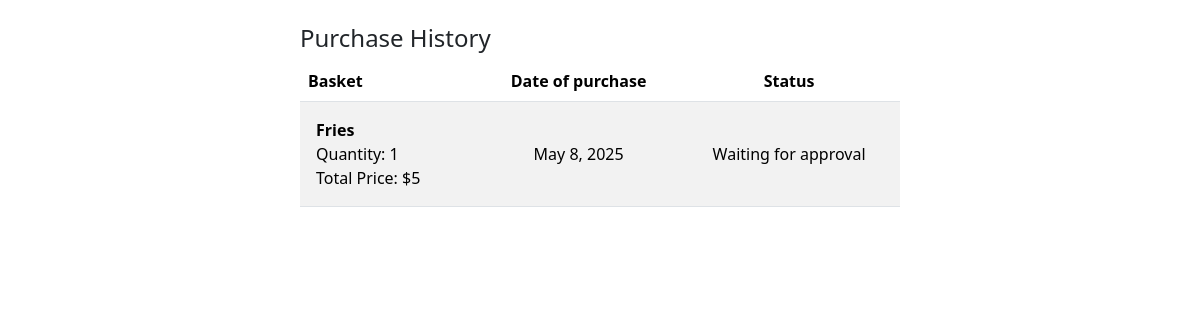
/purchase-history/4 (signed in), run on the app's committed database.
### store/models.py (models this page shows)
class Basket(models.Model):
  customer = models.ForeignKey(User, on_delete=models.SET_NULL, null=True, blank=True)
  products = models.JSONField()
  BASKET_STATUS = (('a', 'Approved'), ('d', 'Denied'), ('w', 'Waiting for approval'))
  status = models.CharField(
    max_length=1,
    choices=BASKET_STATUS,
    blank=True,
    default='w',
    help_text='Basket status'
  )
  date_created = models.DateField(null=True, blank=True)
  date_modified = models.DateField(null=True, blank=True)

### store/views.py (the view)
# urls.py: path('purchase-history/', views.PurchaseHistoryView.as_view(), name='customer-purchase-history'),
class PurchaseHistoryView(PermissionRequiredMixin, LoginRequiredMixin, generic.ListView):
  model = Basket
  context_object_name = 'purchase_history'
  template_name = 'purchase_history.html'
  permission_required = "store.view_basket"
  def get_queryset(self):
    pk = self.kwargs.get('pk')
    user = self.request.user
    if pk:
      if user.groups.filter(name="staff").exists():
        return Basket.objects.filter(customer__pk=pk)
      else:
        raise PermissionDenied("You don't have permission to perform this action.")
    return Basket.objects.filter(customer=user)

### store/templates/purchase_history.html (shortened to what this page needs)
{% extends "master.html" %}
{% block content %}
<div class="d-flex justify-content-center g-2 mt-4">
  <div class="col-6">
    <h4>Purchase History</h4>
    <table class="table table-striped">
      <thead>
        <tr>
          <th scope="col">Basket</th>
          <th scope="col" class="text-center">Date of purchase</th>
          <th scope="col" class="text-center">Status</th>
        </tr>
      </thead>
      <tbody>
        {% for item in purchase_history %}
          <tr>
            <td class="p-3">
              {% for product in item.products %}
                <strong>{{ product.name|capfirst }}</strong><br>
                Quantity: {{ product.quantity }}<br>
                Total Price: ${{ product.total_price }}<br/>
              {% endfor %}
            </td>
            <td class="text-center align-middle">{{ item.date_created }}</td>
            <td class="text-center align-middle">{{ item.get_status_display  }}</td>
          </tr>
        {% endfor %}
      </tbody>
    </table>
  </div>
</div>
{% endblock %}

### data on the page
Basket: name "Fries", quantity "1", total_price "5", date_created "May 8, 2025", status "Waiting for approval"
